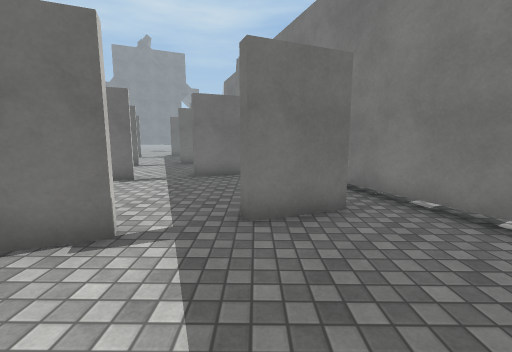
View 1 (above)

24 first-person views from a walk through a 3-D level made in the Unity game engine. The camera is 1.4 m above the floor, tilts 8° down and sees 90° across. The floor is counted in squares, 1 m on a side. Each view is taken from the middle of a square. On the plan, view 1 faces up. The plan holds only what a view shows up to about 13 squares ahead; the rest is blank. The place goes on beyond the plan. The player is left out. Some animated figures are not drawn. Some surface patterns are stand-ins.

View 2
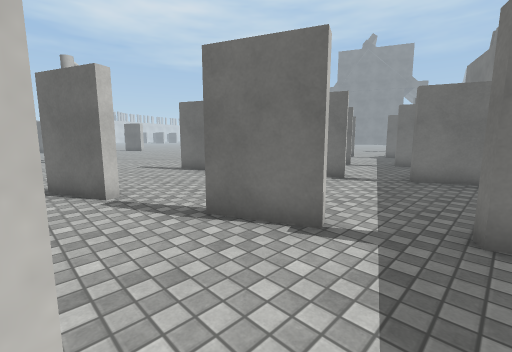

View 3
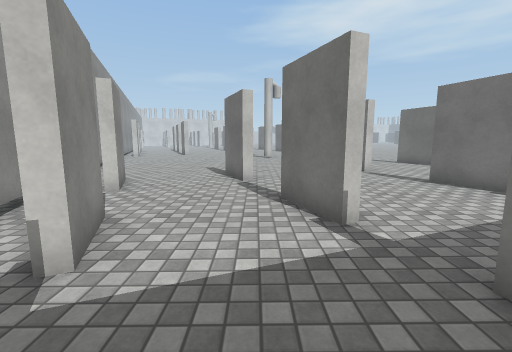

View 4
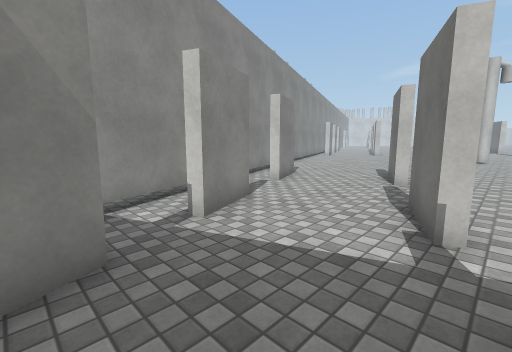

View 5
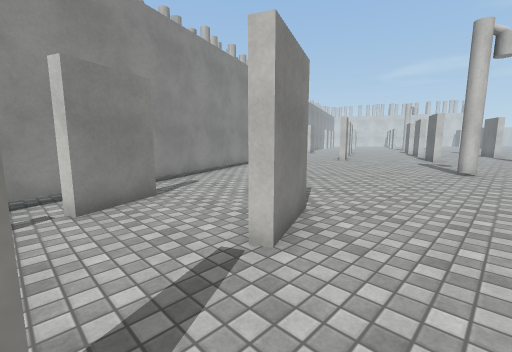

View 6
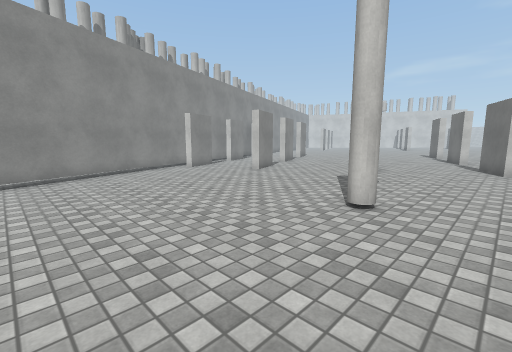

View 7
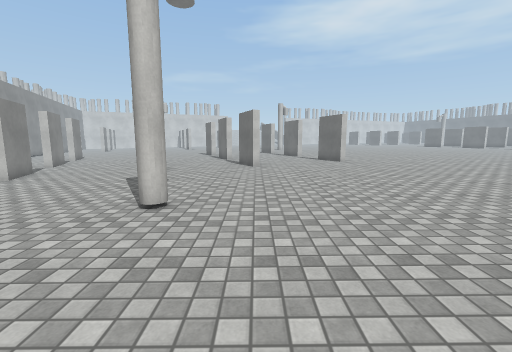

View 8
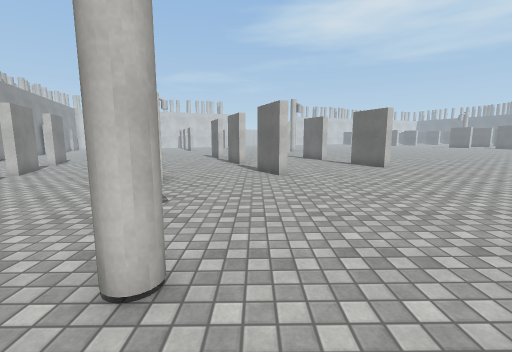

View 9
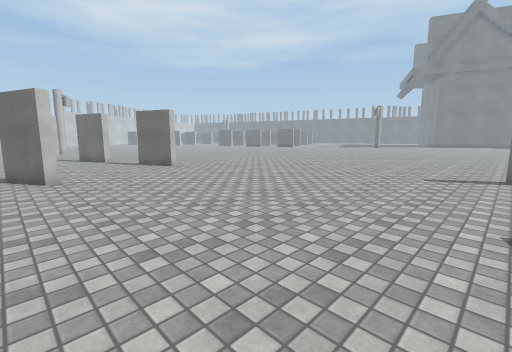

View 10
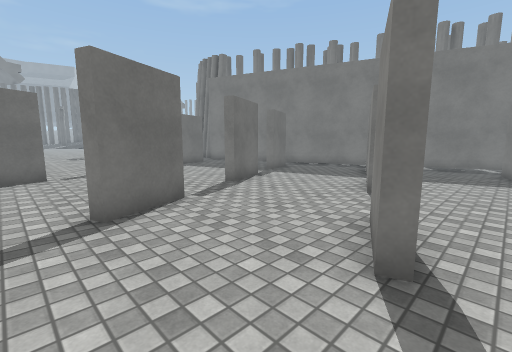

View 11
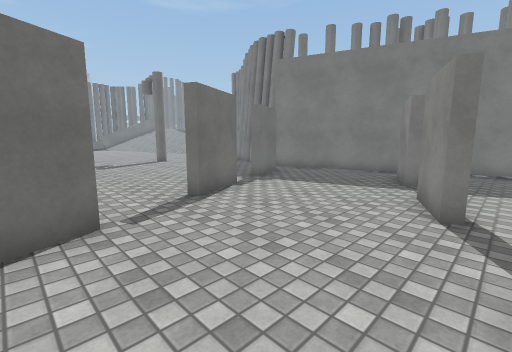

View 12
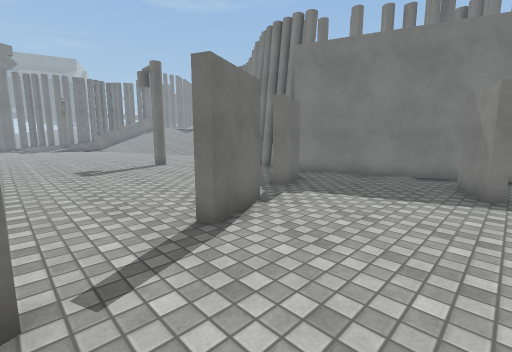

View 13
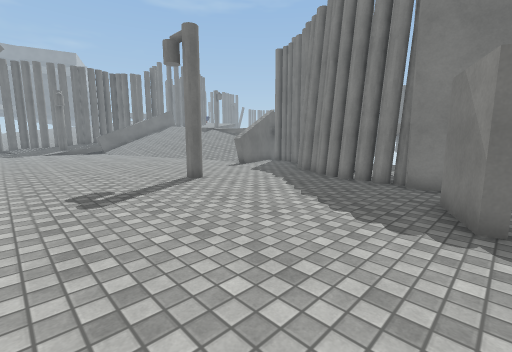

View 14
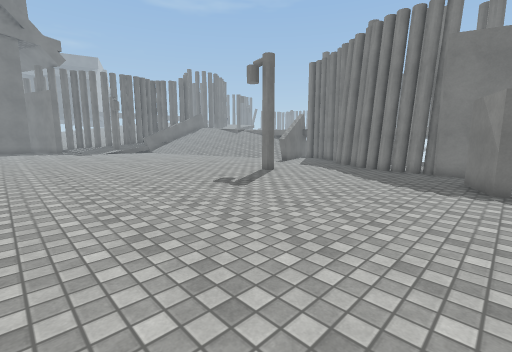

View 15
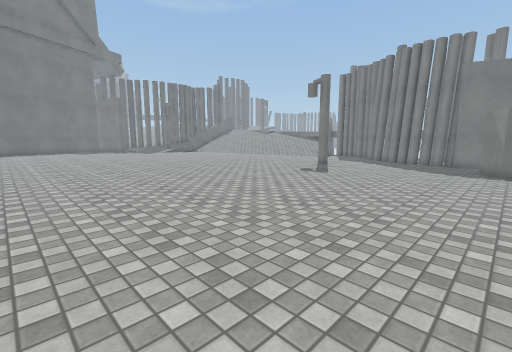

View 16
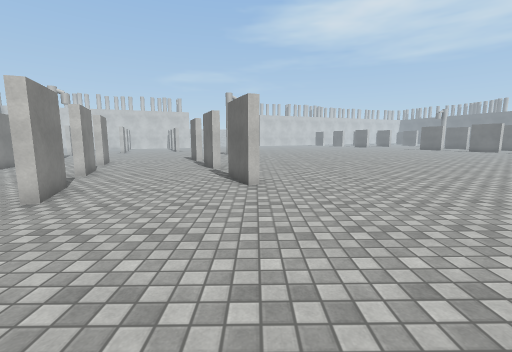

View 17
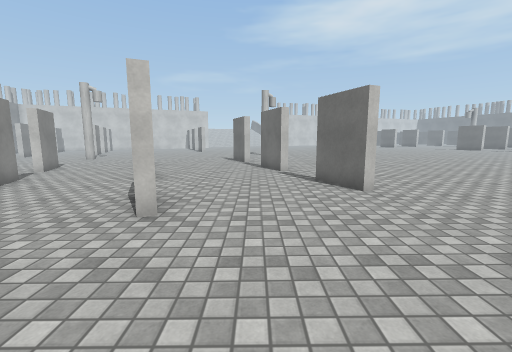

View 18
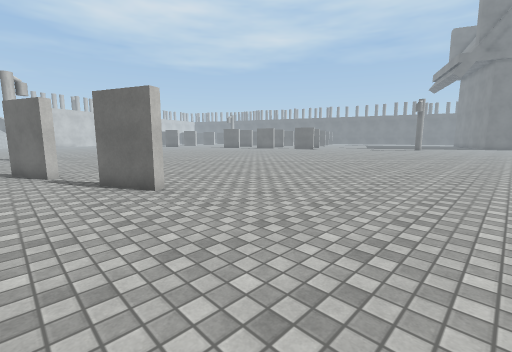

View 19
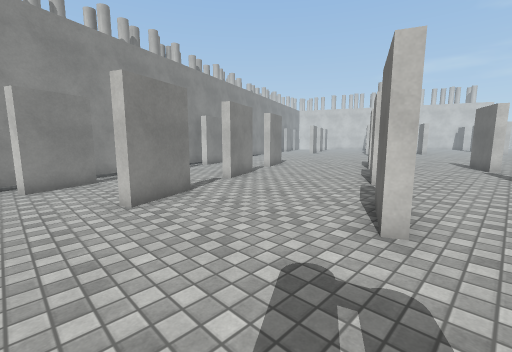

View 20
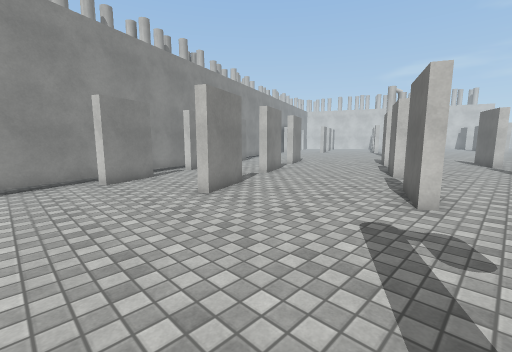

View 21
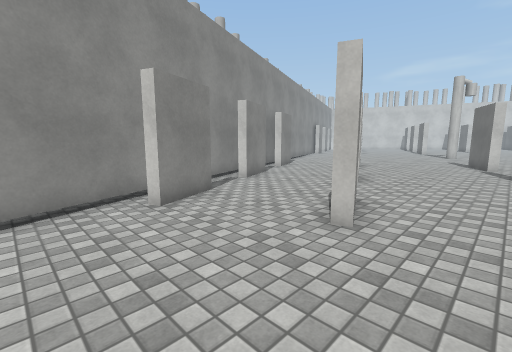

View 22
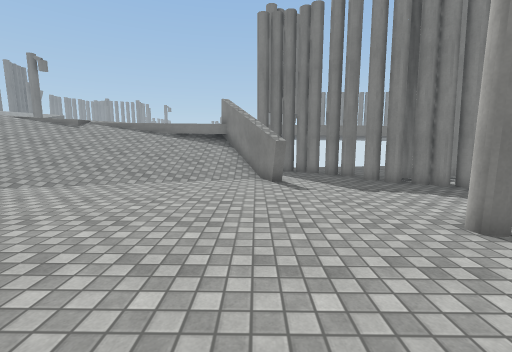

View 23
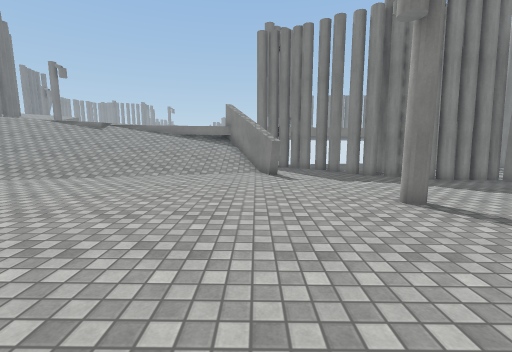

View 24
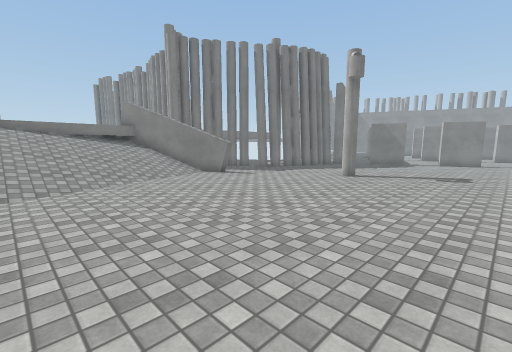

### Floor plan
Key: @ floor where view 1 was taken; # wall or solid block; x gap in a wall; . main floor; : floor 0.25 m higher than the main floor; - floor 0.25 m lower than the main floor; / step, stairs or slope; L lamp.
Columns run from 32 left of view 1 to 3 right of it. Each row starts with its distance up from view 1.
 37                      : ::::::://////
 36                      ::::::::://////
 35             ::   ::  :::::::::://///
 34             :::  ::: :::::::::://///
 33             :::: :::::::::::::./////
 32             :::::::::::::::::...////
 31             ::::::::::::::::....//##
 30             :::::::::::::::....#####
 29             :::::::::::::......#..##
 28             ::::::::::::..........#
 27             :::::::::::..........##
 26             ::::::::::....L.....##
 25             ::::::::...........##
 24             :::::::............##
 23            :::::::............##
 22  ::       :::::::.............#
 21  :::     ::::::...............#
 20  ::::   ::::::................#
 19 :::::: ::::::..............##.#
 18 ::::::::::::..............##..##
 17 ::::::::::......... ...##......#
 16 :::::::::.......... ...........#
 15 ::::::::..........##...........##
 14 :::::::.....................###.#
 13  ::::...........................#
 12  :::.....................##..... #
 11  ::.............................-#
 10 ::...##.............###.......##x
  9 .....#.......................-#-
  8 ###........................##-----#
  7 #..........................-------##
  6 ......................##..---------#
  5 .......##...............--------##x#
  4 .......................-------------
  3 ...##...........L.....------###-----
  2 .....................---------------
  1 #........##........-----##--------#
  0 .........#........------------##@-
 -1 ....###..........-------------#--
 -2 ...............-----------##--####
 -3 ##............-----------######
 -4 ..........###------------##
 -5  ...........----------####
 -6   ....###.----------###
 -7    #.....--------####
 -8      ...----######
 -9      ..- #-- #
-10       --####

Positions as (right, up) in squares from view 1, and headings:
1: (0, 0), facing up
2: (0, 0), facing up-left
3: (2, 2), facing left
4: (2, 4), facing down-left
5: (-4, 4), facing down-left
6: (-11, 5), facing down-left
7: (-11, 5), facing left
8: (-14, 4), facing left
9: (-14, 4), facing up-left
10: (-13, 5), facing up-right
11: (-13, 11), facing up-right
12: (-12, 13), facing up-right
13: (-11, 18), facing up-right
14: (-15, 18), facing up-right
15: (-20, 18), facing up-right
16: (-18, 10), facing left
17: (-19, 7), facing left
18: (-19, 7), facing up-left
19: (-18, 2), facing down-left
20: (-16, 2), facing down-left
21: (-16, -2), facing down-left
22: (-10, 30), facing right
23: (-12, 30), facing right
24: (-11, 37), facing down-right
